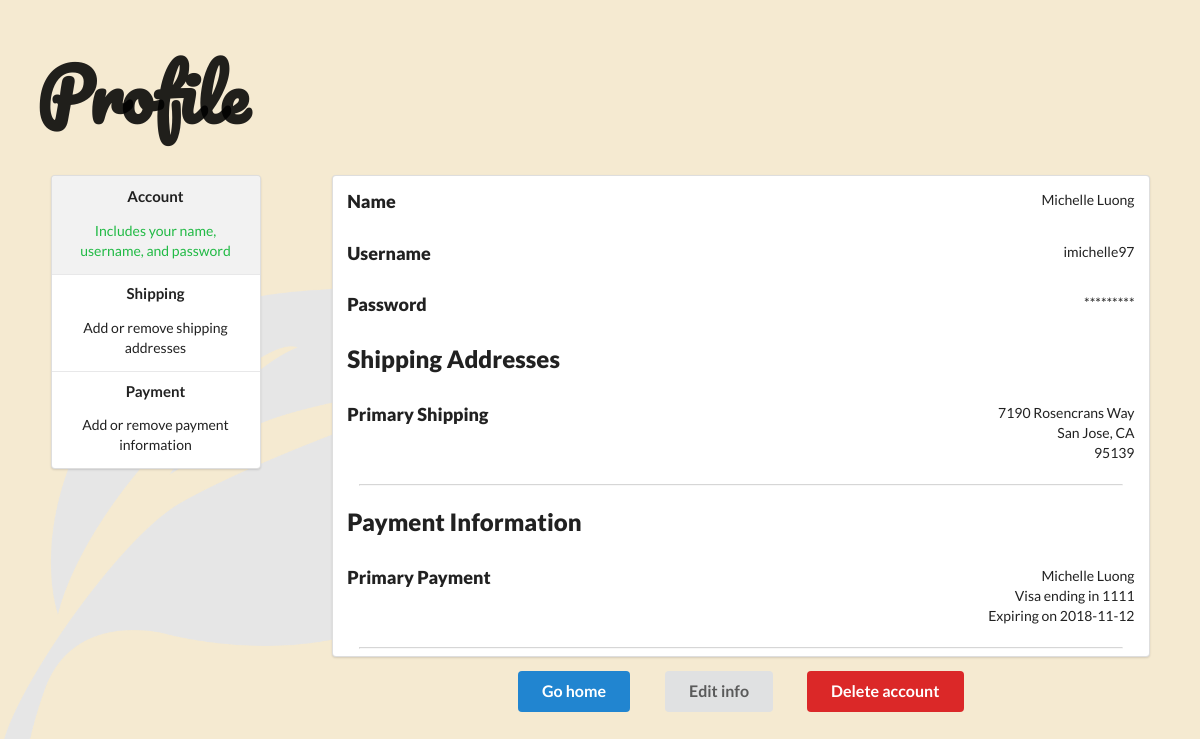
/profile.php (signed in), run on the app's committed database.
### tables this page shows
CREATE TABLE `customer_profile` (
  `customer_id` int(11) NOT NULL,
  `first_name` varchar(128) DEFAULT NULL,
  `last_name` varchar(128) DEFAULT NULL,
  `username` varchar(128) DEFAULT NULL,
  `phone_number` varchar(128) DEFAULT NULL,
  `address` varchar(128) DEFAULT NULL,
  `city` varchar(128) DEFAULT NULL,
  `state` varchar(128) DEFAULT NULL,
  `zipcode` varchar(128) DEFAULT NULL,
  `card_type` varchar(128) DEFAULT NULL,
  `card_number` varchar(128) DEFAULT NULL,
  `cvc` varchar(128) DEFAULT NULL,
  `expiration_date` varchar(128) DEFAULT NULL
);

### profile.php (the view, shortened to what this page needs)
<?php
  include('server.php');
  $username = $_SESSION['username']['username'];
  $query = "SELECT * FROM customer_profile WHERE username='$username';";
  $results = mysqli_query($db, $query);
  if(mysqli_num_rows($results) == 1) {
    $profile = mysqli_fetch_assoc($results);
    $firstName = $profile['first_name'];
    $lastName = $profile['last_name'];
		$address = $profile['address'];
		$city = $profile['city'];
		$state = $profile['state'];
    $zipcode = $profile['zipcode'];
    $card_type = $profile['card_type'];
		$card_number = $profile['card_number'];
		$expiration_date = $profile['expiration_date'];
  } else if(mysqli_num_rows($results) == 0) {
    $profile = mysqli_fetch_assoc($results);
    $firstName = "-";
    $lastName = "-";
		$address = "-";
		$city = "-";
		$state = "-";
    $zipcode = "-";
    $card_type = "-";
		$card_number = "-";
		$cvc = "-";
		$expiration_date = "-";
  }
  $substring = substr($card_number, -4);
?>
<!DOCTYPE html>
<html>
<head>
  <link rel="stylesheet" type="text/css" href="https://cdnjs.cloudflare.com/ajax/libs/semantic-ui/2.3.3/semantic.css">
</head>
<body>
<div class="ui middle aligned center aligned grid container">
  <div class="column">
    <h1 class="ui left aligned header">
      Profile
    </h1>
    <div class="ui grid container">
      <div class="four wide column">
        <div class="ui green vertical menu">
        <a class="item active">
          <h4 class="ui header">Account</h4>
          <p>Includes your name, username, and password</p>
        </a>
        <a class="item">
          <h4 class="ui header">Shipping</h4>
          <p>Add or remove shipping addresses</p>
        </a>
        <a class="item">
          <h4 class="ui header">Payment</h4>
          <p>Add or remove payment information</p>
        </a>
        </div>
      </div>
      <div class="twelve wide stretched column">
        <div class="ui segment">
          <div id="account" class="ui grid">
            <div class="row">
              <div class="six wide left aligned column">
                <h3><strong>Name</strong></h3>
              </div>
              <div class="ten wide right aligned column">
                <p><?php echo $firstName . " " . $lastName ?></p>
              </div>
            </div>
            <div class="row">
              <div class="six wide left aligned column">
                <h3><strong>Username</strong></h3>
              </div>
              <div class="ten wide right aligned column">
                <p><?php echo $_SESSION['username']['username']; ?></p>
              </div>
            </div>
            <div class="row">
              <div class="six wide left aligned column">
                <h3><strong>Password</strong></h3>
              </div>
              <div class="ten wide right aligned column">
                <p>*********</p>
              </div>
            </div>
          </div>
          <div id="shipping" class="ui grid">
            <div class="row">
              <div class="sixteen wide left aligned column">
                <h2><strong>Shipping Addresses</strong></h2>
              </div>
            </div>
            <div class="row">
              <div class="six wide left aligned column">
                <h3><strong>Primary Shipping</strong></h3>
              </div>
              <div class="ten wide right aligned column">
                <p> <?php echo $address ?> <br>
                  <?php echo $city . ', ' . $state ?> <br>
                  <?php echo $zipcode ?>
                </p>
              </div>
            </div>
            <hr>
          </div>
          <div id="payment" class="ui grid">
          <div class="row">
              <div class="sixteen wide left aligned column">
                <h2><strong>Payment Information</strong></h2>
              </div>
            </div>
            <div class="row">
              <div class="six wide left aligned column">
                <h3><strong>Primary Payment</strong></h3>
              </div>
              <div class="ten wide right aligned column">
                <p> <?php echo $firstName . " " . $lastName ?> <br>
                  <?php echo $card_type . " ending in " . $substring ?> <br>
                  <?php echo "Expiring on " . $expiration_date ?>
                </p>
              </div>
            </div>
            <hr>
          </div>
        </div>
        <div class="center aligned row">
          <a href="home.php">
            <button class="ui large animated fade blue button" tabindex="0">
              <div class="visible content">
                <span class="text">Go home</span>
              </div>
            </button>
          </a>
          <a href="createProfile.php">
            <button class="ui large animated fade gray button" tabindex="0">
              <div class="visible content">
                <span class="text">Edit info</span>
              </div>
            </button>
          </a>
          <a href="home.php">
            <button class="ui large animated fade red button" tabindex="0">
              <div class="visible content">
                <span class="text">Delete account</span>
              </div>
            </button>
          </a>
        </div>
      </div>
    </div>
  </div>
</div>
</body>
</html>

### profile.php (style rules this page uses)
body { min-height: 700px; padding: 0.5em 0em; background: #F5EAD1 url('images/web-graphics/leaf-watermark.png'); background-size: 600px; background-repeat: no-repeat; background-position: left bottom; left: -2em; bottom: -2em; }
body > .grid { height: 100%; }
h1 { font-size: 5em !important; margin-bottom: 0.5em !important; font-family: 'Pacifico', cursive !important; }
.button { margin: 0 1em !important; }
hr { width: 90%; opacity: 0.4; }

### data on the page
customer_profile: first_name "Michelle", last_name "Luong", address "7190 Rosencrans Way", city "San Jose", state "CA", zipcode "95139", card_type "Visa", card_number "1111", expiration_date "2018-11-12"

### other printed values
$_SESSION['username']['username'] "imichelle97"
